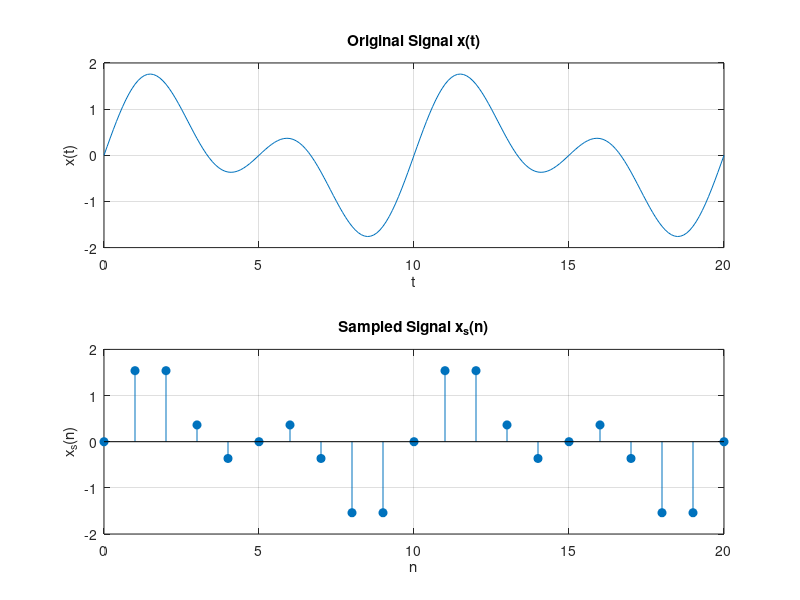
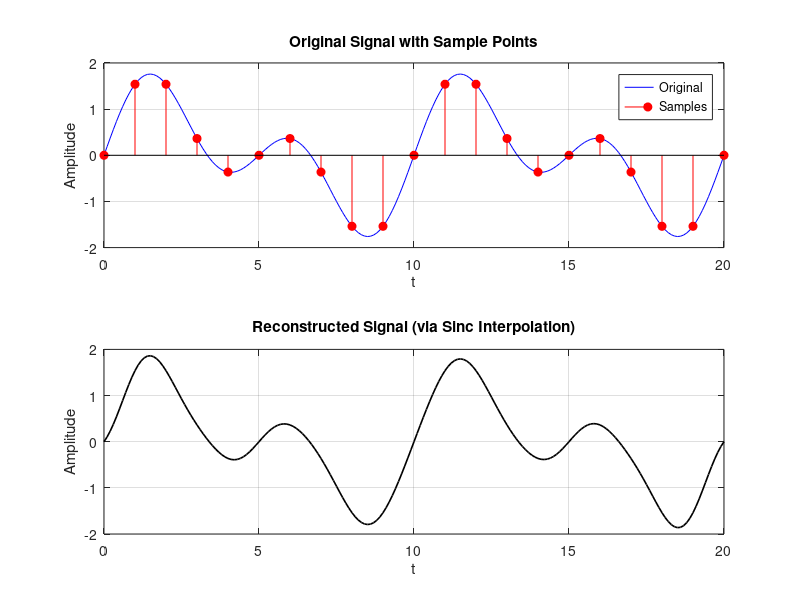
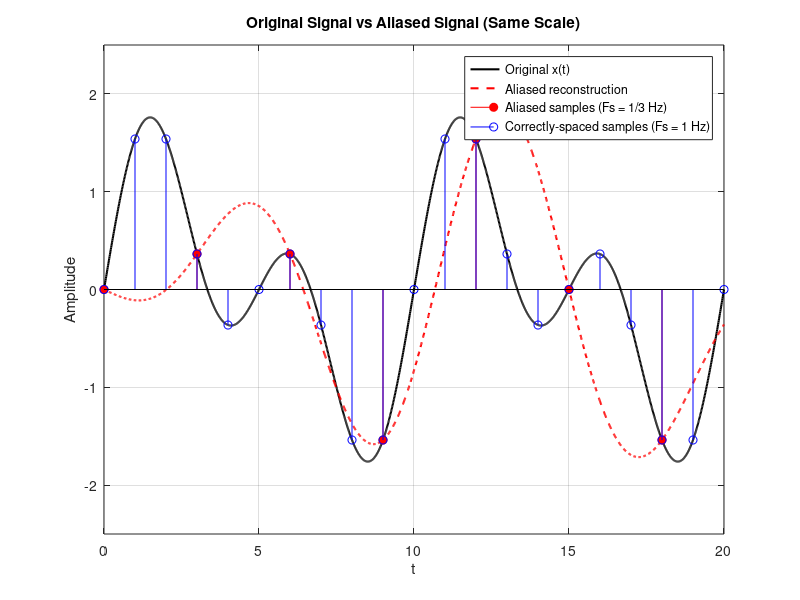

Recreate these plots in MATLAB, in order.
clear all
close all
clc
%% Continuous-Time Cosine Signal (60 Hz)
f = 60; % Hz
tmin = -0.05;
tmax = 0.05;
t = linspace(tmin, tmax, 400);
x_c = cos(2*pi*f*t);

plot(t,x_c)
xlabel('t (seconds)')


% Sampling at 800 Hz
T = 1/800;

nmin = ceil(tmin/T);
nmax = floor(tmax/T);

n = nmin:nmax;

x1 = cos(2*pi*f*n*T);

hold on
plot(n*T,x1,'o')
hold off


% Sampling at 400 Hz
T = 1/400;

nmin = ceil(tmin/T);
nmax = floor(tmax/T);

n = nmin:nmax;

x1 = cos(2*pi*f*n*T);

plot(t,x_c)

hold on
plot(n*T,x1,'o')
hold off

% Sampling at Nyquist Rate (120 Hz)
T = 1/120;

nmin = ceil(tmin/T);
nmax = floor(tmax/T);

n = nmin:nmax;

x1 = cos(2*pi*f*n*T);

plot(t,x_c)

hold on
plot(n*T,x1,'o')
hold off

% Aliasing Example (Sampling at 70 Hz)
T = 1/70;

nmin = ceil(tmin/T);
nmax = floor(tmax/T);

n = nmin:nmax;

x1 = cos(2*pi*f*n*T);

plot(t,x_c)

hold on
plot(n*T,x1,'o')



% Showing Aliased 10 Hz Signal
T = 1/70;

x_c = cos(2*pi*10*t);

nmin = ceil(tmin/T);
nmax = floor(tmax/T);

n = nmin:nmax;

x1 = cos(2*pi*f*n*T);

plot(t,x_c)

hold on
plot(n*T,x1,'o')
hold off


%% Up-Sampling
clear all; close all;

% fo is normalized digital frequency
% fo = 0.1 means 0.1 cycle/sample
% 1 cycle (period) takes 1/fo=1/0.1=10 samples


N = 20;       % Input signal length
L = 3;        % Up-sampling factor
fo = .1;     % Input signal frequency

% ---- Generate input sinusoidal sequence ----
n = 0:N-1;
x = sin(2*pi*fo*n);

% ---- Up-sampling: insert (L-1) zeros between samples ----
y = zeros(1, L*length(x));
y(1:L:length(y)) = x;

% ---- Plot ----
subplot(211)
stem(n, x, 'filled');
title('Original Input Sequence x(n)');
xlabel('n'); ylabel('Amplitude');
grid on;

subplot(212)
stem(0:length(y)-1, y, 'filled');
title(['Up-sampled Sequence (L = ', num2str(L), ')']);
xlabel('n'); ylabel('Amplitude');
grid on;


%% Down-Sampling
clear all;
echo on;

N = input('Output length = ');
M = input('Down-sampling factor = ');
fo = input('Input Signal Frequency = ');

% Generate input sinusoidal sequence
n = 0:N-1;
m = 0:N*M-1;

x = sin(2*pi*fo*m);

% Generate down-sampled sequence
y = x(1:M:length(x));

% Plot
subplot(211)
stem(n,x(1:N));
title('Input Sequence');
xlabel('n');
ylabel('Amplitude');

subplot(212)
stem(n,y);
title(['Output sequence down-sampled by ',num2str(M)]);
xlabel('n');
ylabel('Amplitude');



%% Interpolation Process
clear all;
echo on;

% N=100, L=2
N = input('length of input signal = ');
L = input('Up-sampling factor = ');

f1 = input('Input Signal Frequency of first sinusoid= ');
% f1 = 0.01

f2 = input('Input Signal Frequency of second sinusoid= ');
% f2 = 0.02

% Generate input signal
n = 0:N-1;
x = sin(2*pi*f1*n) + sin(2*pi*f2*n);

% Generate interpolated output
y = interp(x,L);

% Plot
subplot(211)
stem(n,x);
title('Input Sequence');
xlabel('n');
ylabel('Amplitude');

subplot(212)
m = 0:N*L-1;
stem(m,y(1:N*L));
title('Output sequence');
xlabel('n');
ylabel('Amplitude');



%% Compare all process

clear all; close all;

N = 20; L = 4; fo = 0.05;
n = 0:N-1;
x = sin(2*pi*fo*n);

% Up-sampled (zero insertion)
y_up = zeros(1, L*length(x));
y_up(1:L:length(y_up)) = x;

% Interpolated (smooth version)
y_interp = interp(x, L);

m = 0:L*N-1;

figure;
subplot(311)
stem(n, x, 'filled'); title('Original Signal'); grid on;

subplot(312)
stem(m, y_up, 'filled'); title('Up-sampled (Zero Insertion)'); grid on;

subplot(313)
stem(m, y_interp(1:L*N), 'filled'); title('Interpolated (Smoothed)'); grid on;



%%  Sampling and Reconstruction of a Signal 

% ---------------------------------------------
% Original continuous-like signal parameters
% ---------------------------------------------
t  = 0:0.1:20;      % Fine time vector (approximates continuous time)
F1 = 0.1;            % Frequency of first sinusoid
F2 = 0.2;            % Frequency of second sinusoid
x  = sin(2*pi*F1*t) + sin(2*pi*F2*t);   % Original signal

% ---------------------------------------------
% Plot original signal
% ---------------------------------------------
figure(1);
subplot(2,1,1);
plot(t,x);
title('Original Signal x(t)');
xlabel('t'); ylabel('x(t)');
grid on;

% ---------------------------------------------
% Sampling: take every 10th point (21 samples)
% ---------------------------------------------
x_samples = x(1:10:201);   
n = 0:length(x_samples)-1;

subplot(2,1,2);
stem(n, x_samples, 'filled');
title('Sampled Signal x_s(n)');
xlabel('n'); ylabel('x_s(n)');
axis([0 20 -2 2]);
grid on;



% ---------------------------------------------
% Reconstruction using ideal sinc interpolation
% ---------------------------------------------
T = 0.1;                    % Sampling period used above (t = 0:0.1:20)
t_recon = 0:0.1:20;         % Time vector for reconstructed signal
x_recon = zeros(1, length(t_recon));

for k = 0:length(x_samples)-1
    % Each sample contributes a shifted & scaled sinc function
    l = (t_recon - k*10*T)/(10*T);   
    x_recon = x_recon + x_samples(k+1) * sinc(l);
end

% ---------------------------------------------
% Plot reconstructed signal vs original
% ---------------------------------------------
figure(2);
subplot(2,1,1);
plot(t, x, 'b'); hold on;
stem(n*10*T, x_samples, 'r', 'filled');
title('Original Signal with Sample Points');
xlabel('t'); ylabel('Amplitude');
legend('Original','Samples');
grid on;

subplot(2,1,2);
plot(t_recon, x_recon, 'k', 'LineWidth', 1.2);
title('Reconstructed Signal (via Sinc Interpolation)');
xlabel('t'); ylabel('Amplitude');
grid on;


%% Problem: 1: Modify the code to generate aliased signal from the signal x. Plot both original and aliased signal in the same scale.

clear all; close all;

% ---------------- Original Signal ----------------
t  = 0:0.01:20;                 % Fine time axis (continuous-এর প্রতিরূপ)
F1 = 0.1;
F2 = 0.2;
x  = sin(2*pi*F1*t) + sin(2*pi*F2*t);

% ---------------- Correct Sampling (Nyquist satisfied) ----------------
Ts1 = 1;                        % Fs1 = 1 Hz  (>= 2*F2 = 0.4 Hz) -> Thik ache
n1  = 0:Ts1:20;
x1  = sin(2*pi*F1*n1) + sin(2*pi*F2*n1);

% ---------------- Aliased Sampling (Nyquist violated) ----------------
Ts2 = 3;                        % Fs2 = 1/3 Hz (< 2*F2 = 0.4 Hz) -> Aliasing!
n2  = 0:Ts2:20;
x2  = sin(2*pi*F1*n2) + sin(2*pi*F2*n2);

% ---------------- Reconstruct aliased signal (sinc interpolation at Fs2) ----------------
x_alias_recon = zeros(size(t));
for k = 1:length(n2)
    x_alias_recon = x_alias_recon + x2(k)*sinc((t-n2(k))/Ts2);
end

% ---------------- Theoretical Alias Frequency ----------------
Fs2 = 1/Ts2;
F2_alias = abs(F2 - round(F2/Fs2)*Fs2);
fprintf('Sampling Fs2 = %.4f Hz,  Nyquist = %.4f Hz\n', Fs2, Fs2/2);
fprintf('F2 = %.2f Hz aliased as F2_alias = %.4f Hz\n', F2, F2_alias);

% ---------------- Plot: Original vs Aliased (same scale) ----------------
figure;
plot(t, x, 'k', 'LineWidth', 1.5); hold on;
plot(t, x_alias_recon, 'r--', 'LineWidth', 1.5);
stem(n2, x2, 'r', 'filled');
stem(n1, x1, 'bo');
legend('Original x(t)', 'Aliased reconstruction', ...
    'Aliased samples (Fs = 1/3 Hz)', 'Correctly-spaced samples (Fs = 1 Hz)');
xlabel('t'); ylabel('Amplitude');
title('Original Signal vs Aliased Signal (Same Scale)');
axis([0 20 -2.5 2.5]);
grid on;
